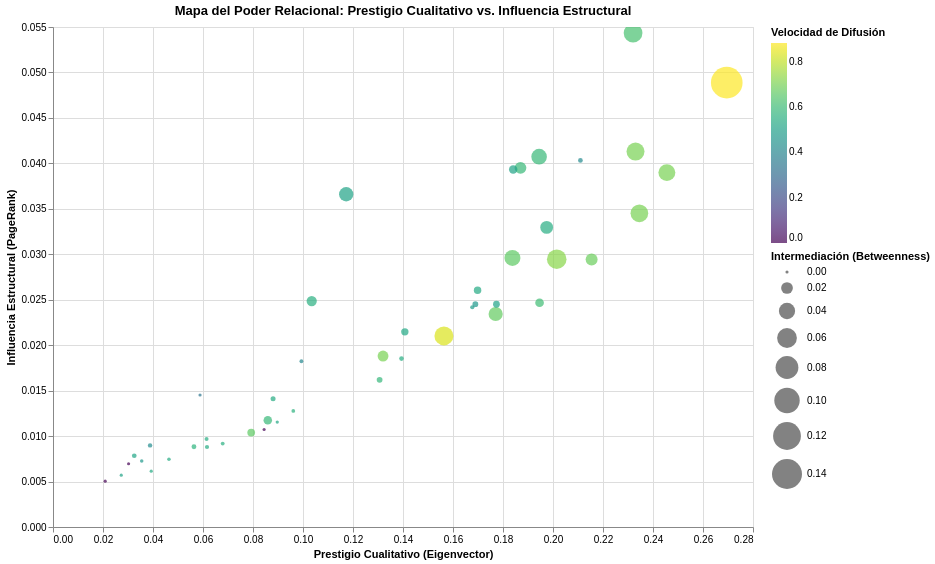

The notebook cell this image was saved under:
### Code cell
import altair as alt

# 1. Create the interactive 4D Chart in Altair (Sintaxis corregida)
chart = alt.Chart(nodos_indicators.reset_index()).mark_circle().encode(
    x=alt.X('Eigenvector (Calidad):Q', title='Prestigio Cualitativo (Eigenvector)'),
    y=alt.Y('PageRank (Influencia):Q', title='Influencia Estructural (PageRank)'),
    size=alt.Size('Betweenness (Puente):Q', title='Intermediación (Betweenness)', scale=alt.Scale(range=[10, 1000])),
    color=alt.Color('Closeness_Dif (Viralizador):Q', title='Velocidad de Difusión', scale=alt.Scale(scheme='viridis')),
    tooltip=[
        alt.Tooltip('Usuario_Twitter:N', title='Usuario'),
        alt.Tooltip('Eigenvector (Calidad):Q', format='.4f'),
        alt.Tooltip('PageRank (Influencia):Q', format='.4f'),
        alt.Tooltip('Betweenness (Puente):Q', format='.4f'),
        alt.Tooltip('Closeness_Dif (Viralizador):Q', format='.4f'),
        alt.Tooltip('In_Degree (Prestigio):Q', format='.0f'),
        alt.Tooltip('Out_Degree (Actividad):Q', format='.0f'),
        alt.Tooltip('Closeness_Rec (Receptor):Q', format='.4f')
    ]
).properties(
    title='Mapa del Poder Relacional: Prestigio Cualitativo vs. Influencia Estructural',
    width=700,
    height=500
).interactive() # Zoom y Paneo dinámico estilo Folium

# 2. Rendering!
chart.display()

### Figure 1 — Vega-Lite specification as saved in the notebook (floating-point values rounded to 4 significant figures)
{"config": {"view": {"continuousWidth": 300, "continuousHeight": 300}}, "data": {"name": "data-2ec038b0088657f2441142f03c6df127"}, "mark": {"type": "circle"}, "encoding": {"color": {"field": "Closeness_Dif (Viralizador)", "scale": {"scheme": "viridis"}, "title": "Velocidad de Difusión", "type": "quantitative"}, "size": {"field": "Betweenness (Puente)", "scale": {"range": [10, 1000]}, "title": "Intermediación (Betweenness)", "type": "quantitative"}, "tooltip": [{"field": "Usuario_Twitter", "title": "Usuario", "type": "nominal"}, {"field": "Eigenvector (Calidad)", "format": ".4f", "type": "quantitative"}, {"field": "PageRank (Influencia)", "format": ".4f", "type": "quantitative"}, {"field": "Betweenness (Puente)", "format": ".4f", "type": "quantitative"}, {"field": "Closeness_Dif (Viralizador)", "format": ".4f", "type": "quantitative"}, {"field": "In_Degree (Prestigio)", "format": ".0f", "type": "quantitative"}, {"field": "Out_Degree (Actividad)", "format": ".0f", "type": "quantitative"}, {"field": "Closeness_Rec (Receptor)", "format": ".4f", "type": "quantitative"}], "x": {"field": "Eigenvector (Calidad)", "title": "Prestigio Cualitativo (Eigenvector)", "type": "quantitative"}, "y": {"field": "PageRank (Influencia)", "title": "Influencia Estructural (PageRank)", "type": "quantitative"}}, "height": 500, "params": [{"name": "param_1e9efca18e7a2868", "select": {"type": "interval", "encodings": ["x", "y"]}, "bind": "scales"}], "title": "Mapa del Poder Relacional: Prestigio Cualitativo vs. Influencia Estructural", "width": 700, "$schema": "https://vega.github.io/schema/vega-lite/v6.1.0.json", "datasets": {"data-2ec038b0088657f2441142f03c6df127": [{"Usuario_Twitter": "2morrowknight", "In_Degree (Prestigio)": 0.04444, "Out_Degree (Actividad)": 0.0, "Betweenness (Puente)": 0.0, "Closeness_Rec (Receptor)": 0.384, "Closeness_Dif (Viralizador)": 0.0, "Eigenvector (Calidad)": 0.02088, "PageRank (Influencia)": 0.005043}, {"Usuario_Twitter": "BradSmi", "In_Degree (Prestigio)": 0.2667, "Out_Degree (Actividad)": 0.1778, "Betweenness (Puente)": 0.03074, "Closeness_Rec (Receptor)": 0.5444, "Closeness_Dif (Viralizador)": 0.5114, "Eigenvector (Calidad)": 0.1173, "PageRank (Influencia)": 0.0366}, {"Usuario_Twitter": "DaveParkerSEA", "In_Degree (Prestigio)": 0.3333, "Out_Degree (Actividad)": 0.8, "Betweenness (Puente)": 0.05504, "Closeness_Rec (Receptor)": 0.5444, "Closeness_Dif (Viralizador)": 0.8333, "Eigenvector (Calidad)": 0.1564, "PageRank (Influencia)": 0.02102}, {"Usuario_Twitter": "JenMsft", "In_Degree (Prestigio)": 0.08889, "Out_Degree (Actividad)": 0.08889, "Betweenness (Puente)": 0.001511, "Closeness_Rec (Receptor)": 0.478, "Closeness_Dif (Viralizador)": 0.4245, "Eigenvector (Calidad)": 0.03882, "PageRank (Influencia)": 0.008976}, {"Usuario_Twitter": "Jenerationy", "In_Degree (Prestigio)": 0.1556, "Out_Degree (Actividad)": 0.2667, "Betweenness (Puente)": 0.002122, "Closeness_Rec (Receptor)": 0.4455, "Closeness_Dif (Viralizador)": 0.5696, "Eigenvector (Calidad)": 0.05639, "PageRank (Influencia)": 0.008829}, {"Usuario_Twitter": "KieranSnyder", "In_Degree (Prestigio)": 0.4444, "Out_Degree (Actividad)": 0.2444, "Betweenness (Puente)": 0.02424, "Closeness_Rec (Receptor)": 0.6031, "Closeness_Dif (Viralizador)": 0.5488, "Eigenvector (Calidad)": 0.1975, "PageRank (Influencia)": 0.03296}, {"Usuario_Twitter": "Kristen_Hammy", "In_Degree (Prestigio)": 0.2667, "Out_Degree (Actividad)": 0.2, "Betweenness (Puente)": 0.001776, "Closeness_Rec (Receptor)": 0.537, "Closeness_Dif (Viralizador)": 0.5488, "Eigenvector (Calidad)": 0.1394, "PageRank (Influencia)": 0.01852}, {"Usuario_Twitter": "LeslieFeinzaig", "In_Degree (Prestigio)": 0.4, "Out_Degree (Actividad)": 0.3556, "Betweenness (Puente)": 0.01023, "Closeness_Rec (Receptor)": 0.5765, "Closeness_Dif (Viralizador)": 0.6081, "Eigenvector (Calidad)": 0.1946, "PageRank (Influencia)": 0.02466}, {"Usuario_Twitter": "MissDestructo", "In_Degree (Prestigio)": 0.3556, "Out_Degree (Actividad)": 0.5111, "Betweenness (Puente)": 0.02994, "Closeness_Rec (Receptor)": 0.56, "Closeness_Dif (Viralizador)": 0.6716, "Eigenvector (Calidad)": 0.1771, "PageRank (Influencia)": 0.02343}, {"Usuario_Twitter": "PeterHamilton", "In_Degree (Prestigio)": 0.1556, "Out_Degree (Actividad)": 0.1778, "Betweenness (Puente)": 0.001166, "Closeness_Rec (Receptor)": 0.4612, "Closeness_Dif (Viralizador)": 0.5422, "Eigenvector (Calidad)": 0.0616, "PageRank (Influencia)": 0.008798}, {"Usuario_Twitter": "RajSinghSeattle", "In_Degree (Prestigio)": 0.3778, "Out_Degree (Actividad)": 0.1556, "Betweenness (Puente)": 0.005627, "Closeness_Rec (Receptor)": 0.5765, "Closeness_Dif (Viralizador)": 0.5056, "Eigenvector (Calidad)": 0.1774, "PageRank (Influencia)": 0.0245}, {"Usuario_Twitter": "Rich_Barton", "In_Degree (Prestigio)": 0.4222, "Out_Degree (Actividad)": 0.06667, "Betweenness (Puente)": 0.001954, "Closeness_Rec (Receptor)": 0.6031, "Closeness_Dif (Viralizador)": 0.4167, "Eigenvector (Calidad)": 0.211, "PageRank (Influencia)": 0.04033}, {"Usuario_Twitter": "Ryanintheus", "In_Degree (Prestigio)": 0.2, "Out_Degree (Actividad)": 0.3111, "Betweenness (Puente)": 0.009775, "Closeness_Rec (Receptor)": 0.484, "Closeness_Dif (Viralizador)": 0.5921, "Eigenvector (Calidad)": 0.08592, "PageRank (Influencia)": 0.01174}, {"Usuario_Twitter": "ShaunaCausey", "In_Degree (Prestigio)": 0.5111, "Out_Degree (Actividad)": 0.6222, "Betweenness (Puente)": 0.05853, "Closeness_Rec (Receptor)": 0.6222, "Closeness_Dif (Viralizador)": 0.7258, "Eigenvector (Calidad)": 0.2015, "PageRank (Influencia)": 0.02946}, {"Usuario_Twitter": "SoGulley", "In_Degree (Prestigio)": 0.1556, "Out_Degree (Actividad)": 0.4889, "Betweenness (Puente)": 0.007855, "Closeness_Rec (Receptor)": 0.4667, "Closeness_Dif (Viralizador)": 0.6618, "Eigenvector (Calidad)": 0.07928, "PageRank (Influencia)": 0.01039}, {"Usuario_Twitter": "akipman", "In_Degree (Prestigio)": 0.1333, "Out_Degree (Actividad)": 0.02222, "Betweenness (Puente)": 6.313e-05, "Closeness_Rec (Receptor)": 0.484, "Closeness_Dif (Viralizador)": 0.3409, "Eigenvector (Calidad)": 0.05881, "PageRank (Influencia)": 0.01452}, {"Usuario_Twitter": "ashannstew", "In_Degree (Prestigio)": 0.2667, "Out_Degree (Actividad)": 0.3333, "Betweenness (Puente)": 0.003663, "Closeness_Rec (Receptor)": 0.5227, "Closeness_Dif (Viralizador)": 0.5844, "Eigenvector (Calidad)": 0.1306, "PageRank (Influencia)": 0.01619}, {"Usuario_Twitter": "crashdev", "In_Degree (Prestigio)": 0.4667, "Out_Degree (Actividad)": 0.3556, "Betweenness (Puente)": 0.03658, "Closeness_Rec (Receptor)": 0.6125, "Closeness_Dif (Viralizador)": 0.5921, "Eigenvector (Calidad)": 0.1944, "PageRank (Influencia)": 0.04074}, {"Usuario_Twitter": "danshapiro", "In_Degree (Prestigio)": 0.3556, "Out_Degree (Actividad)": 0.08889, "Betweenness (Puente)": 0.001221, "Closeness_Rec (Receptor)": 0.5681, "Closeness_Dif (Viralizador)": 0.4839, "Eigenvector (Calidad)": 0.1677, "PageRank (Influencia)": 0.02417}, {"Usuario_Twitter": "daryn", "In_Degree (Prestigio)": 0.1556, "Out_Degree (Actividad)": 0.2222, "Betweenness (Puente)": 0.002392, "Closeness_Rec (Receptor)": 0.478, "Closeness_Dif (Viralizador)": 0.5422, "Eigenvector (Calidad)": 0.08803, "PageRank (Influencia)": 0.0141}, {"Usuario_Twitter": "etzioni", "In_Degree (Prestigio)": 0.3556, "Out_Degree (Actividad)": 0.3111, "Betweenness (Puente)": 0.02022, "Closeness_Rec (Receptor)": 0.5765, "Closeness_Dif (Viralizador)": 0.5921, "Eigenvector (Calidad)": 0.187, "PageRank (Influencia)": 0.03951}, {"Usuario_Twitter": "eugenio_pace", "In_Degree (Prestigio)": 0.06667, "Out_Degree (Actividad)": 0.0, "Betweenness (Puente)": 0.0, "Closeness_Rec (Receptor)": 0.415, "Closeness_Dif (Viralizador)": 0.0, "Eigenvector (Calidad)": 0.03024, "PageRank (Influencia)": 0.006956}, {"Usuario_Twitter": "funcOfJoe", "In_Degree (Prestigio)": 0.06667, "Out_Degree (Actividad)": 0.1556, "Betweenness (Puente)": 0.0003644, "Closeness_Rec (Receptor)": 0.4455, "Closeness_Dif (Viralizador)": 0.4688, "Eigenvector (Calidad)": 0.03548, "PageRank (Influencia)": 0.00727}, {"Usuario_Twitter": "gilbert", "In_Degree (Prestigio)": 0.3556, "Out_Degree (Actividad)": 0.1556, "Betweenness (Puente)": 0.003672, "Closeness_Rec (Receptor)": 0.56, "Closeness_Dif (Viralizador)": 0.4737, "Eigenvector (Calidad)": 0.1689, "PageRank (Influencia)": 0.02451}, {"Usuario_Twitter": "hadip", "In_Degree (Prestigio)": 0.4667, "Out_Degree (Actividad)": 0.1333, "Betweenness (Puente)": 0.00955, "Closeness_Rec (Receptor)": 0.6125, "Closeness_Dif (Viralizador)": 0.5114, "Eigenvector (Calidad)": 0.1841, "PageRank (Influencia)": 0.03933}, {"Usuario_Twitter": "heatherredman", "In_Degree (Prestigio)": 0.5333, "Out_Degree (Actividad)": 0.5778, "Betweenness (Puente)": 0.04762, "Closeness_Rec (Receptor)": 0.6426, "Closeness_Dif (Viralizador)": 0.7031, "Eigenvector (Calidad)": 0.2345, "PageRank (Influencia)": 0.0345}, {"Usuario_Twitter": "jinman", "In_Degree (Prestigio)": 0.06667, "Out_Degree (Actividad)": 0.1333, "Betweenness (Puente)": 2.806e-05, "Closeness_Rec (Receptor)": 0.4356, "Closeness_Dif (Viralizador)": 0.5357, "Eigenvector (Calidad)": 0.03929, "PageRank (Influencia)": 0.006137}, {"Usuario_Twitter": "john_gabbert", "In_Degree (Prestigio)": 0.1556, "Out_Degree (Actividad)": 0.1333, "Betweenness (Puente)": 0.0001122, "Closeness_Rec (Receptor)": 0.49, "Closeness_Dif (Viralizador)": 0.5233, "Eigenvector (Calidad)": 0.0897, "PageRank (Influencia)": 0.01154}, {"Usuario_Twitter": "juliesandler", "In_Degree (Prestigio)": 0.5778, "Out_Degree (Actividad)": 0.5778, "Betweenness (Puente)": 0.04359, "Closeness_Rec (Receptor)": 0.6644, "Closeness_Dif (Viralizador)": 0.7031, "Eigenvector (Calidad)": 0.2455, "PageRank (Influencia)": 0.03898}, {"Usuario_Twitter": "kirbywinfield", "In_Degree (Prestigio)": 0.3778, "Out_Degree (Actividad)": 0.2, "Betweenness (Puente)": 0.007193, "Closeness_Rec (Receptor)": 0.5765, "Closeness_Dif (Viralizador)": 0.5357, "Eigenvector (Calidad)": 0.1698, "PageRank (Influencia)": 0.02605}, {"Usuario_Twitter": "lanctot", "In_Degree (Prestigio)": 0.1111, "Out_Degree (Actividad)": 0.2444, "Betweenness (Puente)": 0.0009877, "Closeness_Rec (Receptor)": 0.4612, "Closeness_Dif (Viralizador)": 0.5488, "Eigenvector (Calidad)": 0.06143, "PageRank (Influencia)": 0.009691}, {"Usuario_Twitter": "lovelletters", "In_Degree (Prestigio)": 0.4889, "Out_Degree (Actividad)": 0.5333, "Betweenness (Puente)": 0.02097, "Closeness_Rec (Receptor)": 0.6222, "Closeness_Dif (Viralizador)": 0.6818, "Eigenvector (Calidad)": 0.2154, "PageRank (Influencia)": 0.02942}, {"Usuario_Twitter": "marybethlambert", "In_Degree (Prestigio)": 0.04444, "Out_Degree (Actividad)": 0.1111, "Betweenness (Puente)": 3.608e-05, "Closeness_Rec (Receptor)": 0.4083, "Closeness_Dif (Viralizador)": 0.5114, "Eigenvector (Calidad)": 0.02731, "PageRank (Influencia)": 0.005703}, {"Usuario_Twitter": "matt_oppy", "In_Degree (Prestigio)": 0.2444, "Out_Degree (Actividad)": 0.5778, "Betweenness (Puente)": 0.01701, "Closeness_Rec (Receptor)": 0.5158, "Closeness_Dif (Viralizador)": 0.7031, "Eigenvector (Calidad)": 0.132, "PageRank (Influencia)": 0.01881}, {"Usuario_Twitter": "mattmcilwain", "In_Degree (Prestigio)": 0.2889, "Out_Degree (Actividad)": 0.2, "Betweenness (Puente)": 0.006917, "Closeness_Rec (Receptor)": 0.5297, "Closeness_Dif (Viralizador)": 0.5294, "Eigenvector (Calidad)": 0.1407, "PageRank (Influencia)": 0.02147}, {"Usuario_Twitter": "mattmday", "In_Degree (Prestigio)": 0.2222, "Out_Degree (Actividad)": 0.2667, "Betweenness (Puente)": 0.01502, "Closeness_Rec (Receptor)": 0.5227, "Closeness_Dif (Viralizador)": 0.5556, "Eigenvector (Calidad)": 0.1035, "PageRank (Influencia)": 0.02485}, {"Usuario_Twitter": "mcolacurcio", "In_Degree (Prestigio)": 0.1111, "Out_Degree (Actividad)": 0.2667, "Betweenness (Puente)": 0.0007669, "Closeness_Rec (Receptor)": 0.4558, "Closeness_Dif (Viralizador)": 0.5556, "Eigenvector (Calidad)": 0.06788, "PageRank (Influencia)": 0.009173}, {"Usuario_Twitter": "medinism", "In_Degree (Prestigio)": 0.2, "Out_Degree (Actividad)": 0.04444, "Betweenness (Puente)": 0.0007331, "Closeness_Rec (Receptor)": 0.5091, "Closeness_Dif (Viralizador)": 0.4091, "Eigenvector (Calidad)": 0.09936, "PageRank (Influencia)": 0.01823}, {"Usuario_Twitter": "moniguzman", "In_Degree (Prestigio)": 0.4889, "Out_Degree (Actividad)": 0.5111, "Betweenness (Puente)": 0.03856, "Closeness_Rec (Receptor)": 0.6222, "Closeness_Dif (Viralizador)": 0.6618, "Eigenvector (Calidad)": 0.1838, "PageRank (Influencia)": 0.0296}, {"Usuario_Twitter": "nhuntwalker", "In_Degree (Prestigio)": 0.08889, "Out_Degree (Actividad)": 0.1556, "Betweenness (Puente)": 0.001929, "Closeness_Rec (Receptor)": 0.4083, "Closeness_Dif (Viralizador)": 0.5172, "Eigenvector (Calidad)": 0.0325, "PageRank (Influencia)": 0.007838}, {"Usuario_Twitter": "rachelerman", "In_Degree (Prestigio)": 0.5333, "Out_Degree (Actividad)": 0.5778, "Betweenness (Puente)": 0.04929, "Closeness_Rec (Receptor)": 0.6533, "Closeness_Dif (Viralizador)": 0.7031, "Eigenvector (Calidad)": 0.233, "PageRank (Influencia)": 0.0413}, {"Usuario_Twitter": "sarahstood", "In_Degree (Prestigio)": 0.08889, "Out_Degree (Actividad)": 0.1778, "Betweenness (Puente)": 0.0003967, "Closeness_Rec (Receptor)": 0.4455, "Closeness_Dif (Viralizador)": 0.5422, "Eigenvector (Calidad)": 0.04638, "PageRank (Influencia)": 0.007447}, {"Usuario_Twitter": "sonalpmane", "In_Degree (Prestigio)": 0.1778, "Out_Degree (Actividad)": 0.2667, "Betweenness (Puente)": 0.0006114, "Closeness_Rec (Receptor)": 0.49, "Closeness_Dif (Viralizador)": 0.5625, "Eigenvector (Calidad)": 0.09612, "PageRank (Influencia)": 0.01276}, {"Usuario_Twitter": "stevesi", "In_Degree (Prestigio)": 0.5333, "Out_Degree (Actividad)": 0.4, "Betweenness (Puente)": 0.05377, "Closeness_Rec (Receptor)": 0.6426, "Closeness_Dif (Viralizador)": 0.625, "Eigenvector (Calidad)": 0.232, "PageRank (Influencia)": 0.05433}, {"Usuario_Twitter": "tarah", "In_Degree (Prestigio)": 0.1778, "Out_Degree (Actividad)": 0.0, "Betweenness (Puente)": 0.0, "Closeness_Rec (Receptor)": 0.4892, "Closeness_Dif (Viralizador)": 0.0, "Eigenvector (Calidad)": 0.08444, "PageRank (Influencia)": 0.01073}, {"Usuario_Twitter": "toddbishop", "In_Degree (Prestigio)": 0.6889, "Out_Degree (Actividad)": 0.8667, "Betweenness (Puente)": 0.1555, "Closeness_Rec (Receptor)": 0.7396, "Closeness_Dif (Viralizador)": 0.8824, "Eigenvector (Calidad)": 0.2695, "PageRank (Influencia)": 0.04888}]}}
